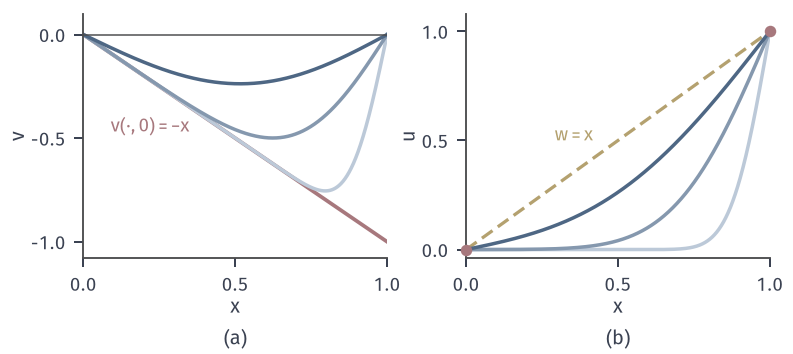

Source code (Python):
from pathlib import Path
import sys
HERE = Path(__file__).resolve().parent
sys.path.insert(0, str(HERE.parent/"heat-common"))
from heat_fig import *
# Lift for u(0,t)=0, u(1,t)=1, u0=0: w=x, v=u-w.
fig, axes = figure(width_mm=112, height_mm=50, ncols=2)
panel(fig, left=.105, wspace=.26, bottom=.27)
k = np.arange(1, 1201); xx = np.linspace(0, 1, 1201)
def v(t): return (2*(-1.)**k/(k*pi))[:, None]*np.exp(-(k*pi)**2*t)[:, None]*np.sin(np.outer(k, pi*xx))
V = lambda t: v(t).sum(0)
ts = (.005, .03, .1); cc = shades(3)
ax = axes[0]
ax.plot(xx, -xx, color=RED, lw=1.5, label='')
for t, c in zip(ts, cc): ax.plot(xx, V(t), color=c, lw=1.4)
ax.axhline(0, color=STROKE, lw=.6)
lab(ax, .35, -.47, '$v(\\cdot,0)=-x$', RED, ha='right')
ax.set_xlim(0, 1); ax.set_ylim(-1.08, .1); ax.set_xticks([0, .5, 1]); ax.set_yticks([-1, -.5, 0]); axlab(ax, yl='$v$')
ax = axes[1]
ax.plot(xx, xx, color=YELLOW, lw=1.3, ls=DASH)
for t, c in zip(ts, cc): ax.plot(xx, xx+V(t), color=c, lw=1.4)
dot(ax, 0, 0, RED); dot(ax, 1, 1, RED)
lab(ax, .42, .5, '$w=x$', YELLOW, ha='right')
ax.set_xlim(0, 1); ax.set_ylim(-.04, 1.08); ax.set_xticks([0, .5, 1]); ax.set_yticks([0, .5, 1]); axlab(ax, yl='$u$')
tags(fig, axes)
save(fig, HERE, 'figure', {'u(.5,.1)': float(.5+V(.1)[600])})
